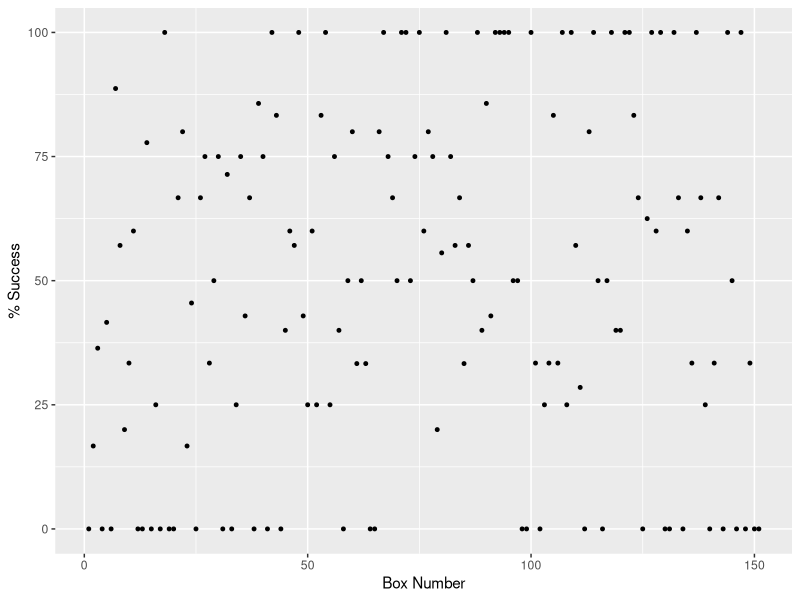
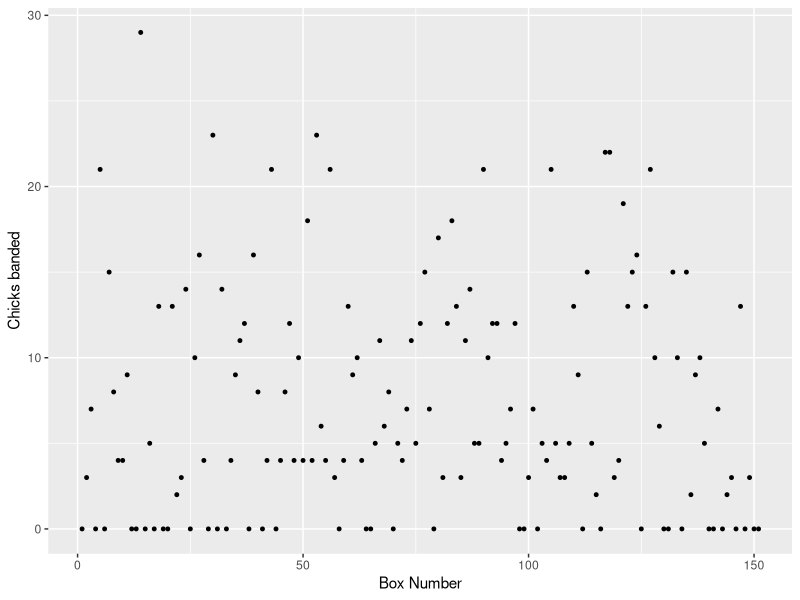
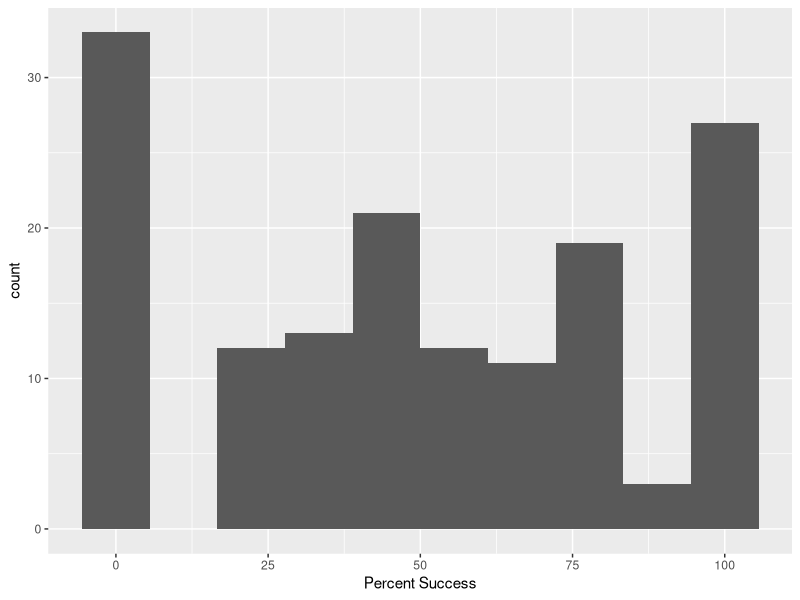

The R source for these figures, in order:
## ---- chunk 1
rm(list = ls())
library(dplyr)
library(ggplot2)
library(here)
## ---- chunk 2
kestrels <- read.csv(here("Data", "AMKE DATA TABLE 1.csv"))
## ---- chunk 3
summary(kestrels)
## ---- chunk 4
ggplot(kestrels, aes(x = BOX, y = X.Successful)) + geom_point(size =1)+
xlab("Box Number") +
ylab("% Success")
## ---- chunk 5
ggplot(kestrels, aes(x = BOX, y = Num_Chicks_Banded)) + geom_point(size =1)+
xlab("Box Number") +
ylab("Chicks banded")
## ---- chunk 6
ggplot(kestrels, aes(x = X.Successful)) + geom_histogram(bins = 10)+
  xlab("Percent Success")
## ---- chunk 7
unique(kestrels)
